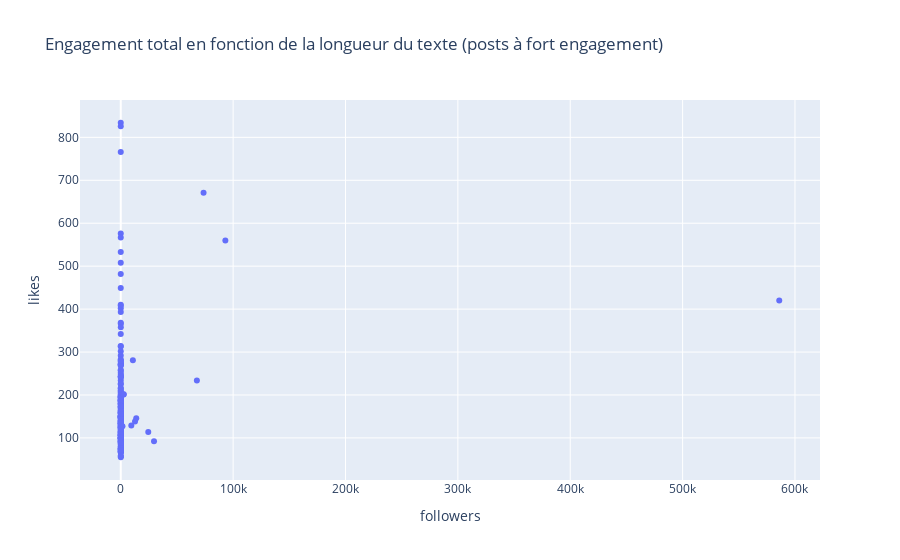

The notebook cell this image was saved under:
### Code cell
# Filtrer les posts à fort engagement
fort_posts = df_engagement.filter(pl.col("engagement_category") == "Fort")

# Créer le graphique
fig = px.scatter(
    fort_posts.to_pandas(),
    x="followers",
    y="likes",
    title="Engagement total en fonction de la longueur du texte (posts à fort engagement)",
    labels={"text_length": "Longueur du texte (mots)", "engagement_total": "Engagement total"},
    #trendline="ols"  # optionnel : ajoute une ligne de tendance (régression linéaire)
)

fig.show()

### Figure 1 — Plotly figure (JSON) as saved in the notebook; plotly's stock layout.template omitted (floating-point values rounded to 4 significant figures; data arrays with more than 128 entries replaced by an {"elided": "..."} marker saying what was removed)
{"data": [{"hovertemplate": "followers=%{x}<br>likes=%{y}<extra></extra>", "legendgroup": "", "marker": {"color": "#636efa", "symbol": "circle"}, "mode": "markers", "name": "", "orientation": "v", "showlegend": false, "type": "scatter", "x": {"elided": "186 int values"}, "xaxis": "x", "y": {"elided": "186 int values"}, "yaxis": "y"}], "layout": {"legend": {"tracegroupgap": 0}, "title": {"text": "Engagement total en fonction de la longueur du texte (posts à fort engagement)"}, "xaxis": {"anchor": "y", "domain": [0, 1], "title": {"text": "followers"}}, "yaxis": {"anchor": "x", "domain": [0, 1], "title": {"text": "likes"}}}}
